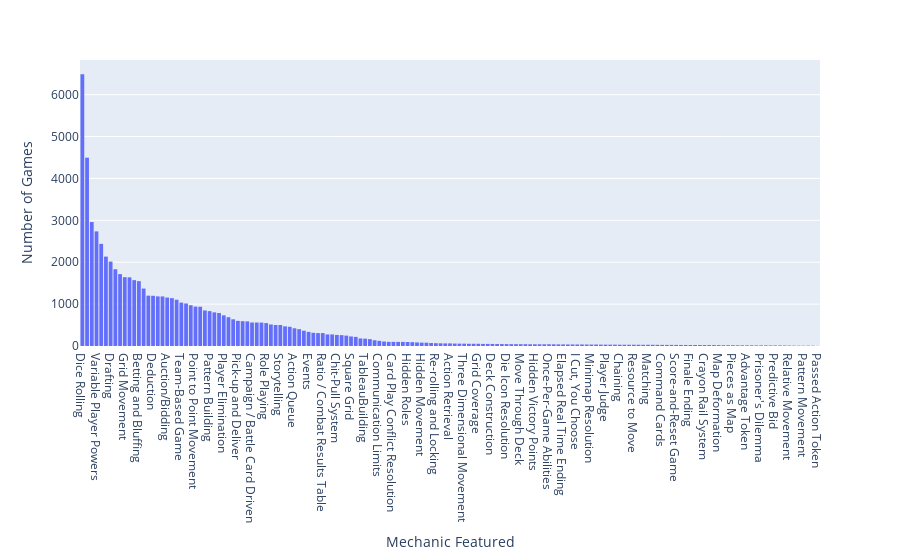

Write notebook code for a chart like this one.
### Markdown cell above
## How common are these different mechanics?

### Code cell
mechanics_series = mechanics_series.sort_values(ascending=False)
fig = px.histogram(mechanics_series, x= mechanics_series.index, y=mechanics_series)

fig.update_layout(
    xaxis_title_text='Mechanic Featured', # xaxis label
    yaxis_title_text='Number of Games', # yaxis label
)

fig.show()

### Figure 1 — Plotly figure (JSON) as saved in the notebook; plotly's stock layout.template omitted (floating-point values rounded to 4 significant figures; data arrays with more than 128 entries replaced by an {"elided": "..."} marker saying what was removed)
{"data": [{"alignmentgroup": "True", "bingroup": "x", "histfunc": "sum", "hovertemplate": "index=%{x}<br>sum of y=%{y}<extra></extra>", "legendgroup": "", "marker": {"color": "#636efa", "pattern": {"shape": ""}}, "name": "", "offsetgroup": "", "orientation": "v", "showlegend": false, "type": "histogram", "x": {"elided": "157 str values"}, "xaxis": "x", "y": {"elided": "157 int values"}, "yaxis": "y"}], "layout": {"barmode": "relative", "legend": {"tracegroupgap": 0}, "margin": {"t": 60}, "xaxis": {"anchor": "y", "domain": [0, 1], "title": {"text": "Mechanic Featured"}}, "yaxis": {"anchor": "x", "domain": [0, 1], "title": {"text": "Number of Games"}}}}
